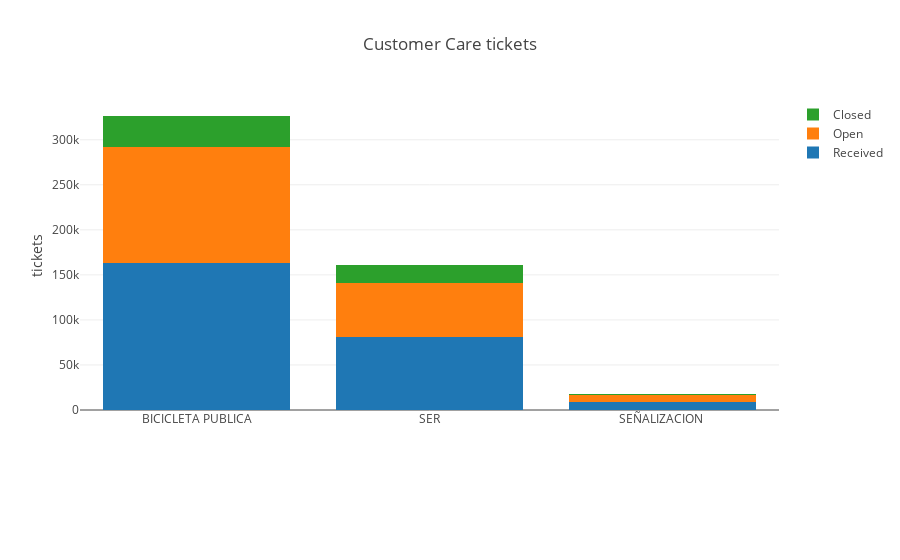

The notebook cell this image was saved under:
### Code cell
df_bike_issues_g = df_bike_issues.groupby(["SECCION_ANOMALIA"], as_index=False)\
                                 .agg({"RECEPCIONADAS": "sum", "ABIERTAS": "sum", "CERRADAS": "sum"})

data = [
    Bar(
        x=df_bike_issues_g.SECCION_ANOMALIA.iloc[:-1], 
        y=df_bike_issues_g.RECEPCIONADAS.iloc[:-1],
        name="Received"
    ),
    Bar(
        x=df_bike_issues_g.SECCION_ANOMALIA.iloc[:-1], 
        y=df_bike_issues_g.ABIERTAS.iloc[:-1],
        name="Open"
    ),
    Bar(
        x=df_bike_issues_g.SECCION_ANOMALIA.iloc[:-1], 
        y=df_bike_issues_g.CERRADAS.iloc[:-1],
        name="Closed"
    )
]
layout = Layout(
    barmode="stack",
    title='Customer Care tickets',
    margin=Margin(b=150),
    yaxis=dict(title="tickets")
)
fig = Figure(data=data, layout=layout)
iplot(fig)

data = [
    Bar(
        x=df_bike_issues_g.SECCION_ANOMALIA.iloc[-1:], 
        y=df_bike_issues_g.ABIERTAS.iloc[-1:],
        name="Open"
    ),
    Bar(
        x=df_bike_issues_g.SECCION_ANOMALIA.iloc[-1:], 
        y=df_bike_issues_g.CERRADAS.iloc[-1:],
        name="Closed",
    )
]
layout = Layout(
    title='Total Customer Care tickets',
    margin=Margin(b=150),
    yaxis=dict(title="tickets"),
    annotations=[
        dict(
            x="TOTAL",
            y=150000,
            xshift=80,
            xanchor='left',
            yanchor='bottom',
            showarrow=False,
            text="Unclosed tickets: {}"\
                    .format(df_bike_issues_g.iloc[-1]["ABIERTAS"] - df_bike_issues_g.iloc[-1]["CERRADAS"]),
        )
    ]
)
fig = Figure(data=data, layout=layout)
iplot(fig)

### Figure 1 — Plotly figure (JSON) as saved in the notebook; plotly's stock layout.template omitted (floating-point values rounded to 4 significant figures)
{"data": [{"name": "Received", "type": "bar", "x": ["BICICLETA PUBLICA", "SER", "SEÑALIZACION "], "y": [163469, 80701, 8729]}, {"name": "Open", "type": "bar", "x": ["BICICLETA PUBLICA", "SER", "SEÑALIZACION "], "y": [128303, 60567, 8259]}, {"name": "Closed", "type": "bar", "x": ["BICICLETA PUBLICA", "SER", "SEÑALIZACION "], "y": [35166, 20134, 470]}], "layout": {"barmode": "stack", "margin": {"b": 150}, "title": "Customer Care tickets", "yaxis": {"title": "tickets"}}}
